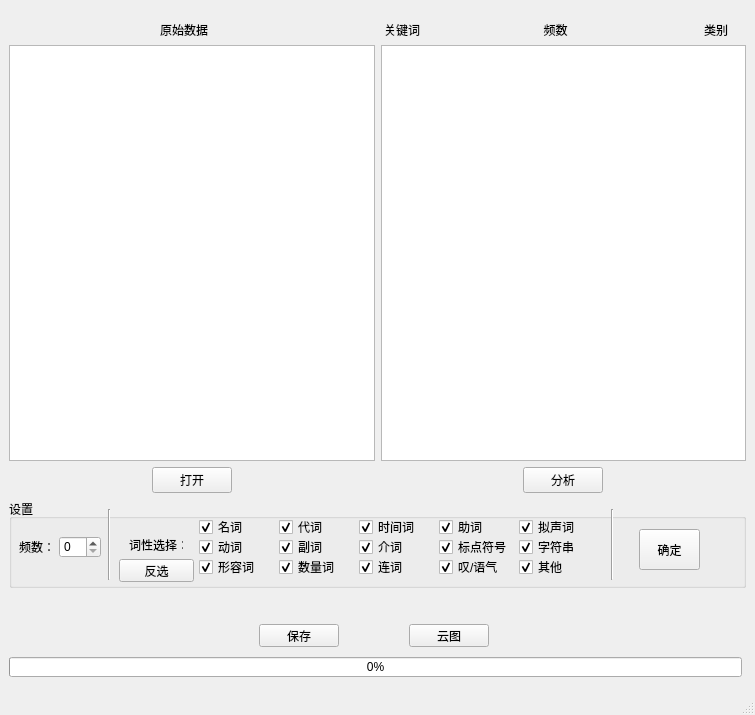
<?xml version="1.0" encoding="UTF-8"?>
<ui version="4.0">
 <class>MainWindow</class>
 <widget class="QMainWindow" name="MainWindow">
  <property name="enabled">
   <bool>true</bool>
  </property>
  <property name="geometry">
   <rect>
    <x>0</x>
    <y>0</y>
    <width>755</width>
    <height>715</height>
   </rect>
  </property>
  <property name="windowTitle">
   <string>MainWindow</string>
  </property>
  <widget class="QWidget" name="centralwidget">
   <layout class="QVBoxLayout" name="verticalLayout">
    <item>
     <layout class="QGridLayout" name="gridLayout" rowstretch="1,15,3,3" rowminimumheight="0,0,0,0">
      <item row="3" column="0">
       <layout class="QGridLayout" name="buttonLayout">
        <property name="topMargin">
         <number>0</number>
        </property>
        <item row="0" column="0">
         <widget class="QWidget" name="widget" native="true">
          <widget class="QProgressBar" name="progressAnalysis">
           <property name="geometry">
            <rect>
             <x>0</x>
             <y>63</y>
             <width>733</width>
             <height>20</height>
            </rect>
           </property>
           <property name="value">
            <number>0</number>
           </property>
           <property name="alignment">
            <set>Qt::AlignCenter</set>
           </property>
           <property name="textVisible">
            <bool>true</bool>
           </property>
          </widget>
          <widget class="QPushButton" name="saveResult">
           <property name="geometry">
            <rect>
             <x>250</x>
             <y>30</y>
             <width>80</width>
             <height>23</height>
            </rect>
           </property>
           <property name="maximumSize">
            <size>
             <width>80</width>
             <height>16777215</height>
            </size>
           </property>
           <property name="text">
            <string>保存</string>
           </property>
           <property name="autoDefault">
            <bool>false</bool>
           </property>
           <property name="default">
            <bool>false</bool>
           </property>
           <property name="flat">
            <bool>false</bool>
           </property>
          </widget>
          <widget class="QPushButton" name="cloudResult">
           <property name="geometry">
            <rect>
             <x>400</x>
             <y>30</y>
             <width>80</width>
             <height>23</height>
            </rect>
           </property>
           <property name="maximumSize">
            <size>
             <width>80</width>
             <height>16777215</height>
            </size>
           </property>
           <property name="text">
            <string>云图</string>
           </property>
          </widget>
         </widget>
        </item>
       </layout>
      </item>
      <item row="2" column="0">
       <layout class="QGridLayout" name="optionLayout" rowstretch="1" columnstretch="0">
        <property name="sizeConstraint">
         <enum>QLayout::SetDefaultConstraint</enum>
        </property>
        <property name="bottomMargin">
         <number>0</number>
        </property>
        <item row="0" column="0">
         <widget class="QGroupBox" name="groupBox">
          <property name="title">
           <string>设置</string>
          </property>
          <widget class="QSpinBox" name="spinFrequence">
           <property name="geometry">
            <rect>
             <x>50</x>
             <y>37</y>
             <width>42</width>
             <height>22</height>
            </rect>
           </property>
           <property name="maximum">
            <number>16777215</number>
           </property>
          </widget>
          <widget class="QLabel" name="label_5">
           <property name="geometry">
            <rect>
             <x>10</x>
             <y>40</y>
             <width>31</width>
             <height>16</height>
            </rect>
           </property>
           <property name="text">
            <string>频数：</string>
           </property>
          </widget>
          <widget class="QLabel" name="label_6">
           <property name="geometry">
            <rect>
             <x>120</x>
             <y>40</y>
             <width>54</width>
             <height>12</height>
            </rect>
           </property>
           <property name="text">
            <string>词性选择：</string>
           </property>
          </widget>
          <widget class="QCheckBox" name="wordN">
           <property name="geometry">
            <rect>
             <x>190</x>
             <y>20</y>
             <width>71</width>
             <height>16</height>
            </rect>
           </property>
           <property name="autoFillBackground">
            <bool>false</bool>
           </property>
           <property name="text">
            <string>名词</string>
           </property>
           <property name="checked">
            <bool>true</bool>
           </property>
          </widget>
          <widget class="QCheckBox" name="wordT">
           <property name="geometry">
            <rect>
             <x>350</x>
             <y>20</y>
             <width>71</width>
             <height>16</height>
            </rect>
           </property>
           <property name="text">
            <string>时间词</string>
           </property>
           <property name="checked">
            <bool>true</bool>
           </property>
          </widget>
          <widget class="QCheckBox" name="wordV">
           <property name="geometry">
            <rect>
             <x>190</x>
             <y>40</y>
             <width>71</width>
             <height>16</height>
            </rect>
           </property>
           <property name="text">
            <string>动词</string>
           </property>
           <property name="checked">
            <bool>true</bool>
           </property>
          </widget>
          <widget class="QCheckBox" name="wordA">
           <property name="geometry">
            <rect>
             <x>190</x>
             <y>60</y>
             <width>71</width>
             <height>16</height>
            </rect>
           </property>
           <property name="text">
            <string>形容词</string>
           </property>
           <property name="checked">
            <bool>true</bool>
           </property>
          </widget>
          <widget class="QCheckBox" name="wordR">
           <property name="geometry">
            <rect>
             <x>270</x>
             <y>20</y>
             <width>71</width>
             <height>16</height>
            </rect>
           </property>
           <property name="text">
            <string>代词</string>
           </property>
           <property name="checked">
            <bool>true</bool>
           </property>
          </widget>
          <widget class="QCheckBox" name="wordMQ">
           <property name="geometry">
            <rect>
             <x>270</x>
             <y>60</y>
             <width>71</width>
             <height>16</height>
            </rect>
           </property>
           <property name="text">
            <string>数量词</string>
           </property>
           <property name="checked">
            <bool>true</bool>
           </property>
          </widget>
          <widget class="QCheckBox" name="wordD">
           <property name="geometry">
            <rect>
             <x>270</x>
             <y>40</y>
             <width>71</width>
             <height>16</height>
            </rect>
           </property>
           <property name="text">
            <string>副词</string>
           </property>
           <property name="checked">
            <bool>true</bool>
           </property>
          </widget>
          <widget class="QCheckBox" name="wordP">
           <property name="geometry">
            <rect>
             <x>350</x>
             <y>40</y>
             <width>71</width>
             <height>16</height>
            </rect>
           </property>
           <property name="text">
            <string>介词</string>
           </property>
           <property name="checked">
            <bool>true</bool>
           </property>
          </widget>
          <widget class="QCheckBox" name="wordC">
           <property name="geometry">
            <rect>
             <x>350</x>
             <y>60</y>
             <width>71</width>
             <height>16</height>
            </rect>
           </property>
           <property name="text">
            <string>连词</string>
           </property>
           <property name="checked">
            <bool>true</bool>
           </property>
          </widget>
          <widget class="QCheckBox" name="wordU">
           <property name="geometry">
            <rect>
             <x>430</x>
             <y>20</y>
             <width>71</width>
             <height>16</height>
            </rect>
           </property>
           <property name="text">
            <string>助词</string>
           </property>
           <property name="checked">
            <bool>true</bool>
           </property>
          </widget>
          <widget class="QCheckBox" name="wordOther">
           <property name="geometry">
            <rect>
             <x>510</x>
             <y>60</y>
             <width>71</width>
             <height>16</height>
            </rect>
           </property>
           <property name="text">
            <string>其他</string>
           </property>
           <property name="checked">
            <bool>true</bool>
           </property>
          </widget>
          <widget class="QCheckBox" name="wordEY">
           <property name="geometry">
            <rect>
             <x>430</x>
             <y>60</y>
             <width>71</width>
             <height>16</height>
            </rect>
           </property>
           <property name="text">
            <string>叹/语气</string>
           </property>
           <property name="checked">
            <bool>true</bool>
           </property>
          </widget>
          <widget class="QCheckBox" name="wordO">
           <property name="geometry">
            <rect>
             <x>510</x>
             <y>20</y>
             <width>71</width>
             <height>16</height>
            </rect>
           </property>
           <property name="text">
            <string>拟声词</string>
           </property>
           <property name="checked">
            <bool>true</bool>
           </property>
          </widget>
          <widget class="QCheckBox" name="wordX">
           <property name="geometry">
            <rect>
             <x>510</x>
             <y>40</y>
             <width>71</width>
             <height>16</height>
            </rect>
           </property>
           <property name="text">
            <string>字符串</string>
           </property>
           <property name="checked">
            <bool>true</bool>
           </property>
          </widget>
          <widget class="QCheckBox" name="wordW">
           <property name="geometry">
            <rect>
             <x>430</x>
             <y>40</y>
             <width>71</width>
             <height>16</height>
            </rect>
           </property>
           <property name="text">
            <string>标点符号</string>
           </property>
           <property name="checked">
            <bool>true</bool>
           </property>
          </widget>
          <widget class="QPushButton" name="confirmOption">
           <property name="geometry">
            <rect>
             <x>630</x>
             <y>30</y>
             <width>61</width>
             <height>41</height>
            </rect>
           </property>
           <property name="text">
            <string>确定</string>
           </property>
          </widget>
          <widget class="Line" name="line">
           <property name="geometry">
            <rect>
             <x>90</x>
             <y>10</y>
             <width>20</width>
             <height>71</height>
            </rect>
           </property>
           <property name="orientation">
            <enum>Qt::Vertical</enum>
           </property>
          </widget>
          <widget class="Line" name="line_2">
           <property name="geometry">
            <rect>
             <x>593</x>
             <y>10</y>
             <width>20</width>
             <height>71</height>
            </rect>
           </property>
           <property name="orientation">
            <enum>Qt::Vertical</enum>
           </property>
          </widget>
          <widget class="QPushButton" name="inverseSelection">
           <property name="geometry">
            <rect>
             <x>110</x>
             <y>60</y>
             <width>75</width>
             <height>23</height>
            </rect>
           </property>
           <property name="text">
            <string>反选</string>
           </property>
          </widget>
         </widget>
        </item>
       </layout>
      </item>
      <item row="0" column="0">
       <layout class="QHBoxLayout" name="labelLayout" stretch="19,1,6,6,6,1">
        <item>
         <widget class="QLabel" name="label_1">
          <property name="text">
           <string>原始数据</string>
          </property>
          <property name="alignment">
           <set>Qt::AlignBottom|Qt::AlignHCenter</set>
          </property>
         </widget>
        </item>
        <item>
         <spacer name="horizontalSpacer_3">
          <property name="orientation">
           <enum>Qt::Horizontal</enum>
          </property>
          <property name="sizeHint" stdset="0">
           <size>
            <width>40</width>
            <height>20</height>
           </size>
          </property>
         </spacer>
        </item>
        <item>
         <widget class="QLabel" name="label_2">
          <property name="autoFillBackground">
           <bool>false</bool>
          </property>
          <property name="text">
           <string>关键词</string>
          </property>
          <property name="alignment">
           <set>Qt::AlignBottom|Qt::AlignLeading|Qt::AlignLeft</set>
          </property>
          <property name="margin">
           <number>0</number>
          </property>
         </widget>
        </item>
        <item>
         <widget class="QLabel" name="label_3">
          <property name="text">
           <string>频数</string>
          </property>
          <property name="alignment">
           <set>Qt::AlignBottom|Qt::AlignHCenter</set>
          </property>
         </widget>
        </item>
        <item>
         <widget class="QLabel" name="label_4">
          <property name="text">
           <string>类别</string>
          </property>
          <property name="alignment">
           <set>Qt::AlignBottom|Qt::AlignRight|Qt::AlignTrailing</set>
          </property>
         </widget>
        </item>
        <item>
         <spacer name="horizontalSpacer_4">
          <property name="orientation">
           <enum>Qt::Horizontal</enum>
          </property>
          <property name="sizeHint" stdset="0">
           <size>
            <width>40</width>
            <height>20</height>
           </size>
          </property>
         </spacer>
        </item>
       </layout>
      </item>
      <item row="1" column="0">
       <layout class="QGridLayout" name="displayLayout" columnstretch="1,1,1,1,1,1">
        <property name="leftMargin">
         <number>0</number>
        </property>
        <property name="topMargin">
         <number>0</number>
        </property>
        <property name="spacing">
         <number>6</number>
        </property>
        <item row="0" column="0" colspan="3">
         <widget class="QTextEdit" name="inputData">
          <property name="maximumSize">
           <size>
            <width>16777215</width>
            <height>16777215</height>
           </size>
          </property>
         </widget>
        </item>
        <item row="1" column="1">
         <widget class="QPushButton" name="openData">
          <property name="enabled">
           <bool>true</bool>
          </property>
          <property name="maximumSize">
           <size>
            <width>80</width>
            <height>160</height>
           </size>
          </property>
          <property name="baseSize">
           <size>
            <width>0</width>
            <height>0</height>
           </size>
          </property>
          <property name="layoutDirection">
           <enum>Qt::LeftToRight</enum>
          </property>
          <property name="text">
           <string>打开</string>
          </property>
          <property name="iconSize">
           <size>
            <width>16</width>
            <height>16</height>
           </size>
          </property>
         </widget>
        </item>
        <item row="1" column="0">
         <layout class="QHBoxLayout" name="horizontalLayout"/>
        </item>
        <item row="1" column="4">
         <widget class="QPushButton" name="analysisWord">
          <property name="sizePolicy">
           <sizepolicy hsizetype="Fixed" vsizetype="Fixed">
            <horstretch>0</horstretch>
            <verstretch>0</verstretch>
           </sizepolicy>
          </property>
          <property name="maximumSize">
           <size>
            <width>80</width>
            <height>80</height>
           </size>
          </property>
          <property name="layoutDirection">
           <enum>Qt::LeftToRight</enum>
          </property>
          <property name="text">
           <string>分析</string>
          </property>
         </widget>
        </item>
        <item row="0" column="3" colspan="3">
         <widget class="QTextEdit" name="outputResult">
          <property name="readOnly">
           <bool>false</bool>
          </property>
         </widget>
        </item>
       </layout>
      </item>
     </layout>
    </item>
   </layout>
  </widget>
  <widget class="QMenuBar" name="menubar">
   <property name="geometry">
    <rect>
     <x>0</x>
     <y>0</y>
     <width>755</width>
     <height>23</height>
    </rect>
   </property>
  </widget>
  <widget class="QStatusBar" name="statusbar"/>
 </widget>
 <resources/>
 <connections/>
</ui>
